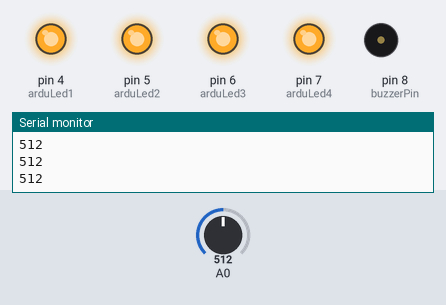
A sketch run on a simulated Arduino Uno, built with avr-gcc and run on an emulated ATmega328P. Parts: output pins drawn as LEDs (lit = HIGH), buzzer (waves = sounding), the last lines printed to the serial monitor. The inputs (shaded band) are chosen by the test bench; at power-on: A0 = 512. Pins used as bus, display or sensor lines are not drawn.

Above: at 1.2 s.
1.3 s: A0 set to 416
2.8 s: A0 set to 391
At 3.7 s:
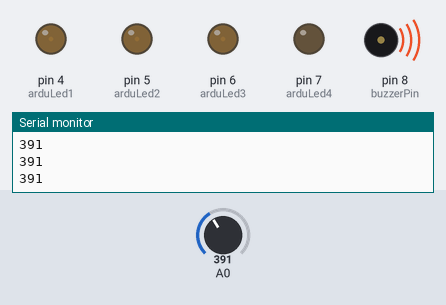
4.3 s: A0 set to 410
At 5.5 s:
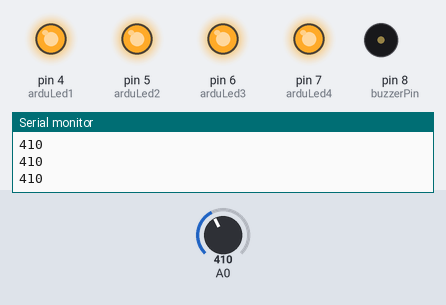
5.8 s: A0 set to 390
At 7.0 s:
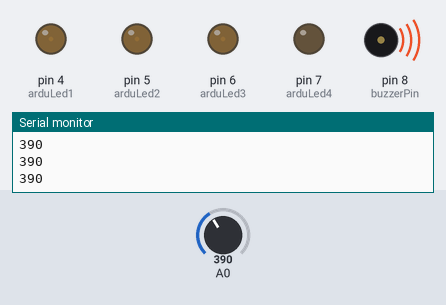
7.3 s: A0 set to 290
At 7.8 s:
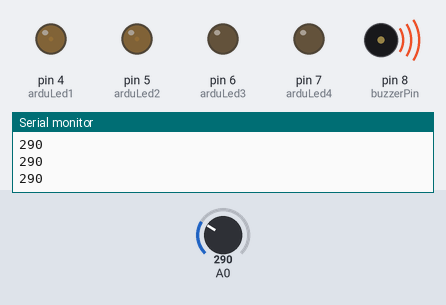
8.8 s: A0 set to 190
At 9.6 s:
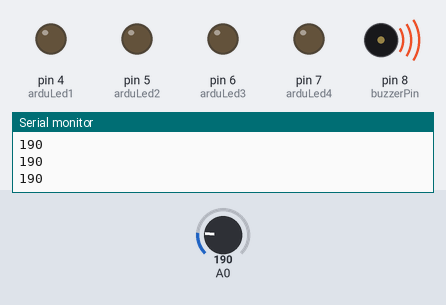
Timing chart, 0 to 11.3 s (numbered marks = the images above; inputs shaded):
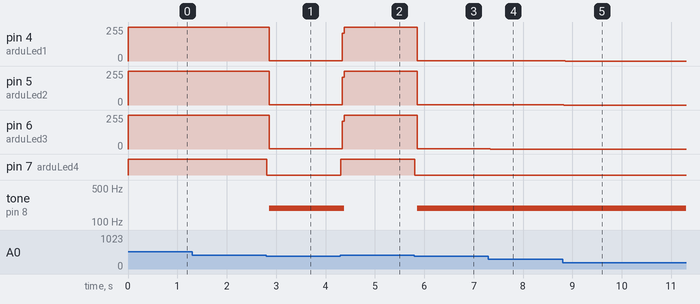

Measured:
- the behaviour switches between 401 and 400 on A0 (found by bisection; images 0 and 1)
- after the input at 2.8 s, pin 4 (arduLed1): 255/255 → 2/255 after 0.06 s; pin 5 (arduLed2), pin 6 (arduLed3): 255/255 → 1/255 after 0.06 s; pin 7 (arduLed4): HIGH → LOW at once; tone on pin 8 (buzzerPin): silent → 192 Hz after 0.06 s
- after the input at 4.3 s, pin 4 (arduLed1): 2/255 → 255/255 at once; pin 5 (arduLed2), pin 6 (arduLed3): 1/255 → 255/255 at once; pin 7 (arduLed4): LOW → HIGH at once; tone on pin 8 (buzzerPin): 192 Hz → silent after 0.08 s
- after the input at 5.8 s, pin 4 (arduLed1): 255/255 → 2/255 after 0.06 s; pin 5 (arduLed2), pin 6 (arduLed3): 255/255 → 1/255 after 0.06 s; pin 7 (arduLed4): HIGH → LOW at once; tone on pin 8 (buzzerPin): silent → 192 Hz after 0.06 s
- after the input at 7.3 s, pin 6 (arduLed3): 1/255 → 0/255 at once
- after the input at 8.8 s, pin 4 (arduLed1): 2/255 → 0/255 after 0.06 s; pin 5 (arduLed2): 1/255 → 0/255 at once

The sketch:

arduino_basinc.ino
```cpp
/*
FSR - Force Sensing Resistor
Kuvvete duyarlı direnç örneği
*/

int basinc;
const int arduLed1 = 4; //Ardustar Led 1
const int arduLed2 = 5; //Ardustar Led 2
const int arduLed3 = 6; //Ardustar Led 3
const int arduLed4 = 7; //Ardustar Led 4
int buzzerPin = 8;
int LDRPin = 0;
void setup () {

  Serial.begin(9600);
    // Ledlerin bir çıkış olarak tanımlanması
  pinMode(arduLed1, OUTPUT);
  pinMode(arduLed2, OUTPUT);
  pinMode(arduLed3, OUTPUT);
  pinMode(arduLed4, OUTPUT);
  pinMode(buzzerPin,OUTPUT);
}

void loop()
{
  basinc = analogRead(0);
  Serial.println(basinc);

  if (basinc > 100)
    digitalWrite(arduLed1, HIGH); // Led 1 yan
    digitalWrite(buzzerPin,HIGH);
  if (basinc > 200)
  {
    digitalWrite(arduLed1, HIGH); // Led 1 yan
    digitalWrite(arduLed2, HIGH);   // Led 2 yan
    digitalWrite(buzzerPin,HIGH);
  }

  if (basinc > 300)
  {
    digitalWrite(arduLed1, HIGH); // Led 1 yan
    digitalWrite(arduLed2, HIGH);   // Led 2 yan
    digitalWrite(arduLed3, HIGH);   // Led 3 yan
    digitalWrite(buzzerPin,HIGH);
  }
  if (basinc > 400)
  {
    digitalWrite(arduLed1, HIGH); // Led 1 yan
    digitalWrite(arduLed2, HIGH);   // Led 2 yan
    digitalWrite(arduLed3, HIGH);   // Led 3 yan
    digitalWrite(arduLed4, HIGH);   // Led 4 yan
    digitalWrite(buzzerPin,HIGH);
  }
  else          // eğer hiç bir butona basılmamış ise
  {
    digitalWrite(arduLed1 ,  LOW); // tüm ledleri söndür.
    digitalWrite(arduLed2 ,  LOW);
    digitalWrite(arduLed3 ,  LOW);
    digitalWrite(arduLed4 ,  LOW);
    digitalWrite(buzzerPin,LOW);
  }
}
```
